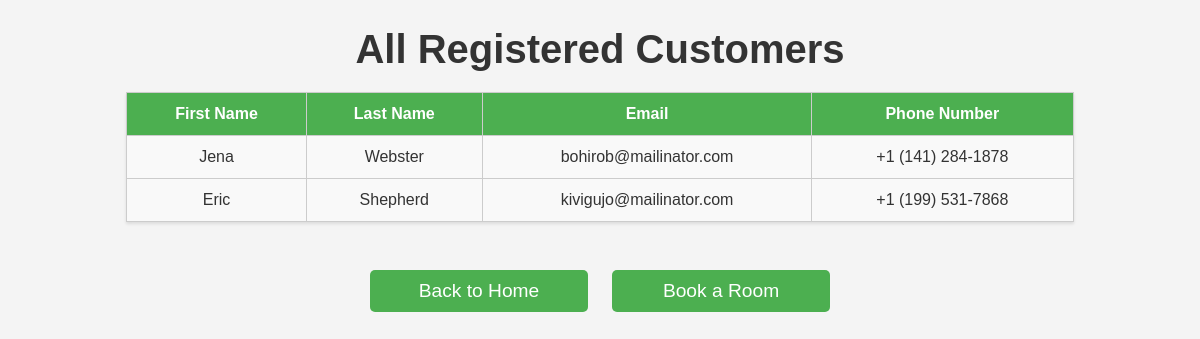
The app's page /customers/ with its own data.
### hotel/models.py (models this page shows, shortened)
class Customer(models.Model):
    first_name = models.CharField(max_length=50)
    last_name = models.CharField(max_length=50)
    email = models.EmailField()
    phone_number = models.CharField(max_length=20)

### hotel/views.py (the view)
# urls.py: path("customers/", views.list_customers, name="list_customers"),
def list_customers(request):
    customers = Customer.objects.all()  # Query all customers
    return render(request, "hotel/list_customers.html", {"customers": customers})

### hotel/templates/hotel/list_customers.html (shortened to what this page needs)
{% load static %}
<!DOCTYPE html>
<html lang="en">
<head>
    <link rel="stylesheet" type="text/css" href="{% static 'styles.css' %}">
</head>
<body>
    <h1>All Registered Customers</h1>
    {% if customers %}
    <table>
        <thead>
            <tr>
                <th>First Name</th>
                <th>Last Name</th>
                <th>Email</th>
                <th>Phone Number</th>
            </tr>
        </thead>
        <tbody>
            {% for customer in customers %}
            <tr>
                <td>{{ customer.first_name }}</td>
                <td>{{ customer.last_name }}</td>
                <td>{{ customer.email }}</td>
                <td>{{ customer.phone_number }}</td>
            </tr>
            {% endfor %}
        </tbody>
    </table>
    {% else %}
    <p>No customers found</p>
    {% endif %}
    <br>
    <a href="{% url 'index' %}" class="return">Back to Home</a>
    <a href="{% url 'view_rooms' %}" class="return">Book a Room</a>
</body>
</html>

### hotel/static/styles.css (style rules this page uses)
body { font-family: Arial, sans-serif; background-color: #f4f4f4; color: #333; justify-content: center; align-items: center; text-align: center; }
h1 { color: #4caf50; font-size: 2.5em; margin-bottom: 20px; }
a, button { display: inline-block; text-decoration: none; color: #fff; background-color: #4caf50; padding: 10px 20px; margin: 10px; border-radius: 5px; font-size: 1.2em; width: 85%; transition: background-color 0.3s ease; }
.return { width: 15%; }
table { width: 80%; margin: 20px auto; border-collapse: collapse; box-shadow: 0 2px 3px rgba(0, 0, 0, 0.1); }
th, td { padding: 12px; border: 1px solid #ccc; text-align: center; }
th { background-color: #4caf50; color: white; }
td { background-color: #f9f9f9; }
tr:nth-child(even) { background-color: #f2f2f2; }
h1 { text-align: center; color: #333; }

### records on screen
Customer: first_name "Jena", last_name "Webster", email "bohirob@mailinator.com", phone_number "+1 (141) 284-1878"
Customer: first_name "Eric", last_name "Shepherd", email "kivigujo@mailinator.com", phone_number "+1 (199) 531-7868"
